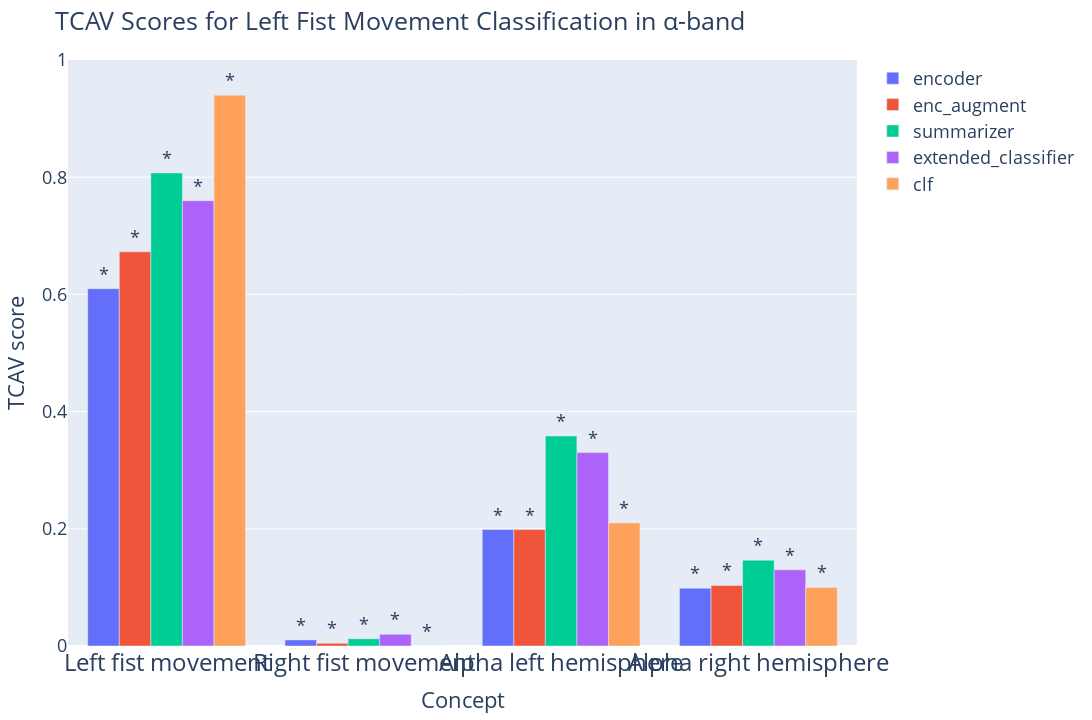

The notebook cell saved with this chart:
### Code cell
concept_names = ["Left fist movement", "Right fist movement", "Alpha left hemisphere", "Alpha right hemisphere"]
# concept_names = ["Left fist movement", "Right fist movement", "Gamma left hemisphere", "Gamma right hemisphere"]
# concept_names = ["Premotor Cortex-lh", "Premotor Cortex-rh", "Somatosensory and Motor Cortex-lh", "Somatosensory and Motor Cortex-rh"]
# concept_names = ["Early Visual Cortex-lh", "Early Visual Cortex-rh", "Primary Visual Cortex-lh", "Primary Visual Cortex-rh"]
# concept_names = ["Premotor <br> Cortex-lh", "Premotor <br> Cortex-rh", "Somatosensory and <br> Motor Cortex-lh", "Somatosensory and <br> Motor Cortex-rh", "Early Visual <br> Cortex-lh", "Early Visual  Cortex-rh", "Primary Visual <br> Cortex (V1)-lh", "Primary Visual <br> Cortex (V1)-rh", "Dorsal Stream <br> Visual Cortex-lh", "Dorsal Stream <br> Visual Cortex-lh"]



# title = "TCAV Scores for Left Fist Movement Classification with Anatomy Concepts in \u03B1-band"
# title = r"TCAV Scores for Left Fist Movement Classification in \u03B1-band"
title = "TCAV Scores for Left Fist Movement Classification in \u03B1-band"


# plt_name = "left_fist_prediction_alpha_vs_random_tuh_alpha"
# plt_name = "left_fist_prediction_alpha_baseline_with_sigma_vs_random_tuh_alpha"
# plt_name = "left_fist_prediction_anatomical_alpha_premotor_somatosensory_vs_random_mmidb_alpha_no_baseline"
# plt_name = "left_fist_prediction_anatomical_alpha_visual"

plot_tcav_scores_plotly(all_experimental_sets, all_tcav_scores, concept_names=concept_names, title=title, score_type="sign_count", alpha=0.05, only_significant=False, with_error=False, plt_name=plt_name, file_type="png")

concept_names = [concept_name.replace("<br>", "\n") for concept_name in concept_names]
scores_mean_df, scores_std_df = plot_tcav_scores(all_experimental_sets, all_tcav_scores, concept_names=concept_names, title=title, score_type="sign_count", alpha=0.05, only_significant=False, with_error=False, plt_name=plt_name, file_type="png")
# scores_mean_df

# scores_std_df

### Figure 1 — Plotly figure (JSON) as saved in the notebook; plotly's stock layout.template omitted (floating-point values rounded to 4 significant figures)
{"data": [{"name": "encoder", "text": ["*", "*", "*", "*"], "textposition": "outside", "type": "bar", "x": ["random_left_concept_MMIDB_Alpha_sanity_check", "random_right_concept_MMIDB_Alpha_sanity_check", "random_mmidb_alpha_lh", "random_mmidb_alpha_rh"], "y": [0.6098, 0.0104, 0.1988, 0.0986]}, {"name": "enc_augment", "text": ["*", "*", "*", "*"], "textposition": "outside", "type": "bar", "x": ["random_left_concept_MMIDB_Alpha_sanity_check", "random_right_concept_MMIDB_Alpha_sanity_check", "random_mmidb_alpha_lh", "random_mmidb_alpha_rh"], "y": [0.6727, 0.0045, 0.1986, 0.1033]}, {"name": "summarizer", "text": ["*", "*", "*", "*"], "textposition": "outside", "type": "bar", "x": ["random_left_concept_MMIDB_Alpha_sanity_check", "random_right_concept_MMIDB_Alpha_sanity_check", "random_mmidb_alpha_lh", "random_mmidb_alpha_rh"], "y": [0.8073, 0.0123, 0.3583, 0.1464]}, {"name": "extended_classifier", "text": ["*", "*", "*", "*"], "textposition": "outside", "type": "bar", "x": ["random_left_concept_MMIDB_Alpha_sanity_check", "random_right_concept_MMIDB_Alpha_sanity_check", "random_mmidb_alpha_lh", "random_mmidb_alpha_rh"], "y": [0.76, 0.02, 0.33, 0.13]}, {"name": "clf", "text": ["*", "*", "*", "*"], "textposition": "outside", "type": "bar", "x": ["random_left_concept_MMIDB_Alpha_sanity_check", "random_right_concept_MMIDB_Alpha_sanity_check", "random_mmidb_alpha_lh", "random_mmidb_alpha_rh"], "y": [0.94, 0, 0.21, 0.1]}], "layout": {"font": {"size": 18}, "height": 720, "margin": {"b": 20, "l": 20, "r": 20, "t": 60}, "title": {"text": "TCAV Scores for Left Fist Movement Classification in α-band"}, "width": 1700, "xaxis": {"tickangle": 0, "tickfont": {"size": 24}, "ticktext": ["Left fist movement", "Right fist movement", "Alpha left hemisphere", "Alpha right hemisphere"], "tickvals": [0, 1, 2, 3], "title": {"text": "Concept"}}, "yaxis": {"range": [0, 1], "title": {"text": "TCAV score"}}}}
